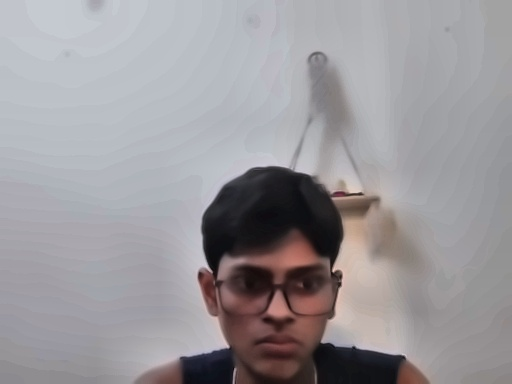
#> input picture System1/uncertain_images/uncertain_20260517_180213_331816_conf5_RIGHT.jpg, 512 x 384 px
$ python -i detectors.py   (imports and definitions only)
#> lines starting #> are read from the running program, lines starting #| are printed output that depends on the picture; after the words box and inside, x2 and y2 are one past the last pixel; in counts of white or black regions, pixels touching at a corner belong together
"""
detectors.py — Three detection approaches + ensemble voting.

Approach 1: Colour-based stem detection (primary, fastest)
Approach 2: Pixel density comparison  (secondary)
Approach 3: Skeleton fork analysis    (tertiary, slowest)
Ensemble:   Weighted voting across all three
"""

import cv2
import numpy as np
import config as cfg

try:
    from skimage.morphology import skeletonize
    SKIMAGE_AVAILABLE = True
except ImportError:
    SKIMAGE_AVAILABLE = False
    print("[WARN] scikit-image not installed — Approach 3 (skeleton) disabled.")


# ═══════════════════════════════════════
# APPROACH 1 — Colour Detection
# ═══════════════════════════════════════

# [162 lines left out: functions approach_colour, approach_pixel_density, not called in this run]


# ═══════════════════════════════════════
# APPROACH 3 — Skeleton Fork Detection
# ═══════════════════════════════════════

def _classify_skeleton_pixels(skeleton):
    """Classify each skeleton pixel by its neighbour count.

    Args:
        skeleton: Binary skeleton image (uint8, 0 or 255).

    Returns:
        endpoints   : list of (x, y) with 1 neighbour
        junctions   : list of (x, y) with 3+ neighbours
    """
    # Normalise to 0/1
    skel_binary = (skeleton > 0).astype(np.uint8)

    # Count neighbours using convolution
    kernel = np.array([[1, 1, 1],
                       [1, 0, 1],
                       [1, 1, 1]], dtype=np.uint8)
    neighbour_count = cv2.filter2D(skel_binary, -1, kernel)

    # Only consider actual skeleton pixels
    endpoints = []
    junctions = []
    ys, xs = np.where(skel_binary == 1)
    for px, py in zip(xs, ys):
        n = neighbour_count[py, px]
        if n == 1:
            endpoints.append((px, py))
        elif n >= 3:
            junctions.append((px, py))

    return endpoints, junctions


def _nearest_junction_distance(point, junctions):
    """Euclidean distance from a point to the nearest junction."""
    if not junctions:
        return float("inf")
    junctions_arr = np.array(junctions)
    dists = np.sqrt(np.sum((junctions_arr - np.array(point)) ** 2, axis=1))
    return float(np.min(dists))


def approach_skeleton(gray):
    """Detect stem side by analysing the skeleton structure.

    Steps:
        1. Blur → adaptive threshold → morphological close.
        2. Skeletonise.
        3. Find endpoints and junctions.
        4. Endpoint closest to a junction = stem end.

    Args:
        gray: Grayscale image of the chilli region.

    Returns:
        dict with keys:
            'side'       : 'LEFT', 'RIGHT', or 'UNCERTAIN'
            'confidence' : float 0-100
            'skeleton'   : skeleton image for visualisation
            'endpoints'  : list of (x, y)
            'junctions'  : list of (x, y)
            'stem_point' : (x, y) of detected stem endpoint
    """
    result_base = {
        "side": "UNCERTAIN", "confidence": 0.0,
        "skeleton": None, "endpoints": [],
        "junctions": [], "stem_point": None,
    }

    if not SKIMAGE_AVAILABLE:
        return result_base

    h, w = gray.shape[:2]
    centre_x = w // 2

    # Gaussian blur to smooth wrinkle noise
    blurred = cv2.GaussianBlur(
        gray, (cfg.BLUR_KERNEL_SIZE, cfg.BLUR_KERNEL_SIZE), 0
    )

    # Adaptive threshold
    binary = cv2.adaptiveThreshold(
        blurred, 255,
        cv2.ADAPTIVE_THRESH_GAUSSIAN_C,
        cv2.THRESH_BINARY_INV,
        cfg.ADAPTIVE_BLOCK_SIZE,
        cfg.ADAPTIVE_C,
    )

    # Morphological closing to smooth edges
    kernel = cv2.getStructuringElement(
        cv2.MORPH_ELLIPSE,
        (cfg.MORPH_KERNEL_SIZE, cfg.MORPH_KERNEL_SIZE),
    )
    binary = cv2.morphologyEx(binary, cv2.MORPH_CLOSE, kernel)

    # Skeletonise (scikit-image expects bool array)
    skel_bool = skeletonize(binary > 0)
    skeleton = (skel_bool.astype(np.uint8)) * 255

    # Classify pixels
    endpoints, junctions = _classify_skeleton_pixels(skeleton)

    if not endpoints:
        result_base["skeleton"] = skeleton
        return result_base

    # For each endpoint, calculate distance to nearest junction
    scored = []
    for ep in endpoints:
        dist = _nearest_junction_distance(ep, junctions)
        scored.append((ep, dist))

    # Filter fake branches: ignore endpoints very close together
    # (branch length < MIN_BRANCH_LENGTH and near a junction)
    valid = [(ep, d) for ep, d in scored if d >= cfg.MIN_BRANCH_LENGTH or d == float("inf")]
    if not valid:
        valid = scored  # fallback to all

    # Stem endpoint = closest to a junction (short distance)
    # Tip endpoint  = farthest from any junction
    valid.sort(key=lambda x: x[1])
    stem_ep = valid[0][0]

    # Confidence based on separation between stem and tip distances
    if len(valid) >= 2:
        tip_ep = valid[-1][0]
        max_dist = valid[-1][1]
        min_dist = valid[0][1]
        if max_dist > 0 and max_dist != float("inf"):
            confidence = ((max_dist - min_dist) / max_dist) * 100.0
        else:
            confidence = 50.0
    else:
        confidence = 40.0

    side = "LEFT" if stem_ep[0] < centre_x else "RIGHT"

    return {
        "side": side,
        "confidence": min(confidence, 100.0),
        "skeleton": skeleton,
        "endpoints": endpoints,
        "junctions": junctions,
        "stem_point": stem_ep,
    }


# ═══════════════════════════════════════
# ENSEMBLE VOTING
# ═══════════════════════════════════════

# [71 lines left out: function ensemble_vote, not called in this run]

>>> import cv2
>>> picture = cv2.imread('uncertain_images/uncertain_20260517_180213_331816_conf5_RIGHT.jpg', cv2.IMREAD_GRAYSCALE)
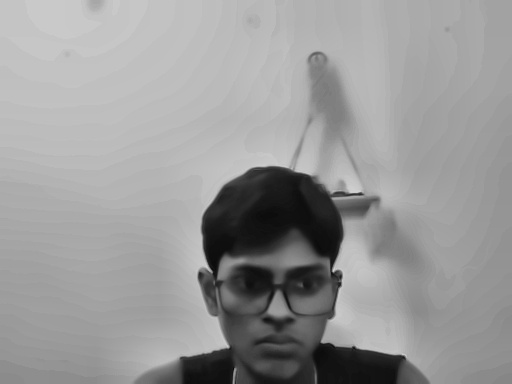
#> picture: shape (384, 512); min 5, max 210, mean 153
>>> result = approach_skeleton(picture)
#> in approach_skeleton, `binary = cv2.adaptiveThreshold( blurred, 255, cv2.ADAPTIVE_THRESH_GAUS..`:
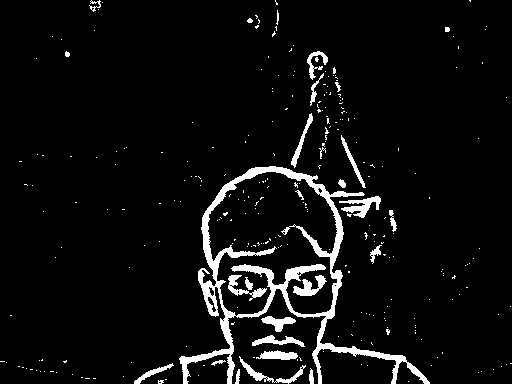
#> binary: shape (384, 512); 5.6% white; 285 white regions (257 under 20 px), largest, box (x1, y1, x2, y2) and area: (179, 166, 430, 384) 6551, (339, 196, 381, 218) 397, (239, 356, 306, 384) 344
#> in approach_skeleton, `binary = cv2.morphologyEx(binary, cv2.MORPH_CLOSE, kernel)`:
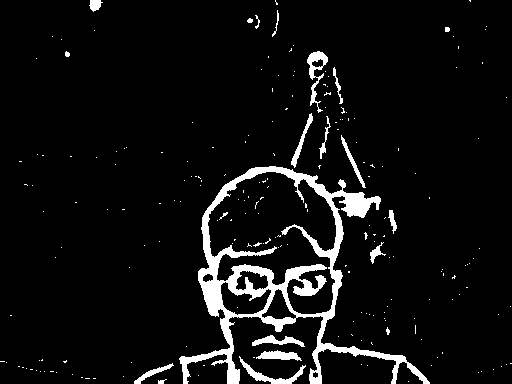
#> binary: shape (384, 512); 6.3% white; 213 white regions (192 under 20 px), largest, box (x1, y1, x2, y2) and area: (179, 166, 430, 384) 9127, (307, 51, 328, 113) 423, (239, 356, 306, 384) 399
#> in approach_skeleton, `skel_bool = skeletonize(binary > 0)`:
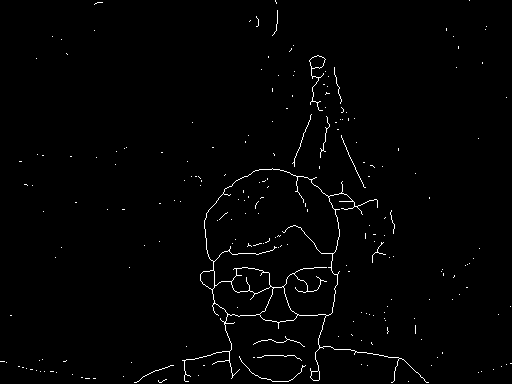
#> skel_bool: shape (384, 512) bool; 1.3% white in thin lines or dots
#> in approach_skeleton, `skeleton = (skel_bool.astype(np.uint8)) * 255`: skeleton: shape (384, 512); 1.3% white in thin lines or dots
#> in _classify_skeleton_pixels, `neighbour_count = cv2.filter2D(skel_binary, -1, kernel)`:
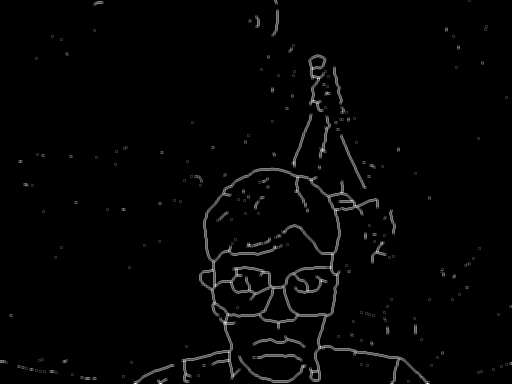
#> neighbour_count: shape (384, 512); min 0, max 6, mean 0.104; drawn with min black and max white
#> in _classify_skeleton_pixels, `ys, xs = np.where(skel_binary == 1)`: ys = 2559 values from 0 to 382; xs = 2559 values, max 511 at index 2268, min 0 at index 2227, mean 284.4
#> the loop in _classify_skeleton_pixels, `for px, py in zip(xs, ys):` made 2559 passes
#> (px, py, n) on passes 1 to 3: (275, 0, 2), (469, 0, 0), (275, 1, 2)
#> after the loop in _classify_skeleton_pixels, `for px, py in zip(xs, ys):`: endpoints = 232 pairs, first value 4 to 510, second value 2 to 382; junctions = 209 pairs, first value 183 to 399, second value 67 to 376
#> the loop in approach_skeleton, `for ep in endpoints:` made 232 passes
#> (ep, dist) on passes 1 to 3: ((102, 2), 218.9), ((276, 3), 72.95), ((94, 4), 226)
#> after the loop in approach_skeleton, `for ep in endpoints:`: scored = 232 items
#> in approach_skeleton, `valid = [(ep, d) for ep, d in scored if d >= cfg.MIN_BRANCH_LENGTH or ..`: valid = 175 items
#> in approach_skeleton, `stem_ep = valid[0][0]`: stem_ep = (335, 122)
#> in approach_skeleton, `tip_ep = valid[-1][0]`: tip_ep = (94, 4)
#> in approach_skeleton, `max_dist = valid[-1][1]`: max_dist = 226
#> in approach_skeleton, `min_dist = valid[0][1]`: min_dist = 10
#> in approach_skeleton, `confidence = ((max_dist - min_dist) / max_dist) * 100.0`: confidence = 95.57
#> in approach_skeleton, `side = "LEFT" if stem_ep[0] < centre_x else "RIGHT"`: side = 'RIGHT'
#> result = 6 items

$ run again, on System1/uncertain_images/uncertain_20260517_180224_966324_conf6_RIGHT.jpg
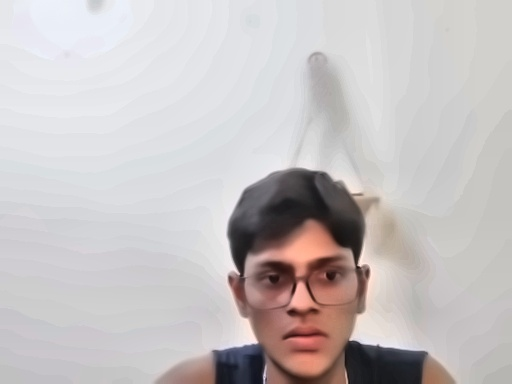
#> input picture System1/uncertain_images/uncertain_20260517_180224_966324_conf6_RIGHT.jpg, 512 x 384 px
#> in approach_skeleton, `binary = cv2.adaptiveThreshold( blurred, 255, cv2.ADAPTIVE_THRESH_GAUS..`:
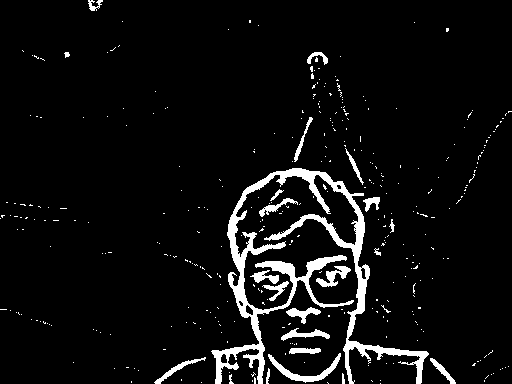
#> binary: shape (384, 512); 5.8% white; 354 white regions (331 under 20 px), largest, box (x1, y1, x2, y2) and area: (211, 168, 429, 384) 7381, (268, 353, 341, 383) 492, (316, 266, 351, 287) 306
#> skel_bool: shape (384, 512) bool; 1.4% white in thin lines or dots
#> skeleton: shape (384, 512); 1.4% white in thin lines or dots
#> in _classify_skeleton_pixels, `neighbour_count = cv2.filter2D(skel_binary, -1, kernel)`:
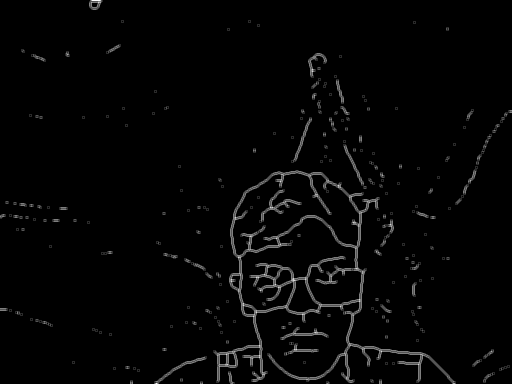
#> neighbour_count: shape (384, 512); min 0, max 6, mean 0.115; drawn with min black and max white
#> ys = 2821 values from 0 to 383; xs = 2821 values, max 511 at index 177, min 0 at index 853, mean 297.2
#> the loop in _classify_skeleton_pixels, `for px, py in zip(xs, ys):` made 2821 passes
#> (px, py, n) on passes 1 to 3: (101, 0, 2), (91, 1, 2), (92, 1, 2)
#> after the loop in _classify_skeleton_pixels, `for px, py in zip(xs, ys):`: endpoints = 335 pairs, first value 4 to 509, second value 28 to 383; junctions = 232 pairs, first value 98 to 422, second value 1 to 383
#> the loop in approach_skeleton, `for ep in endpoints:` made 335 passes
#> (ep, dist) on passes 1 to 3: ((447, 28), 135.9), ((447, 29), 135.7), ((119, 45), 47.42)
#> after the loop in approach_skeleton, `for ep in endpoints:`: scored = 335 items
#> valid = 267 items
#> stem_ep = (362, 193)
#> tip_ep = (4, 215)
#> max_dist = 230
#> min_dist = 10
#> confidence = 95.65
#> side = 'RIGHT'
#> result = 6 items
